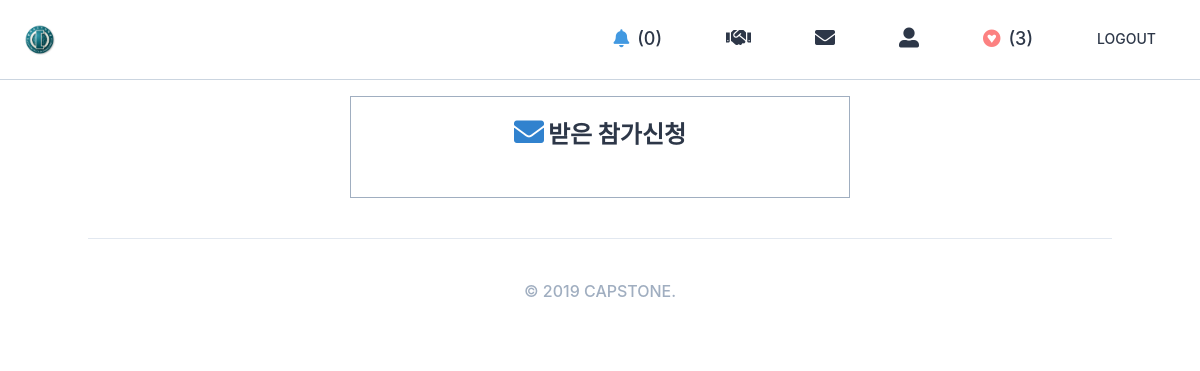
Before: /users/notifications/1/ with the older database file.
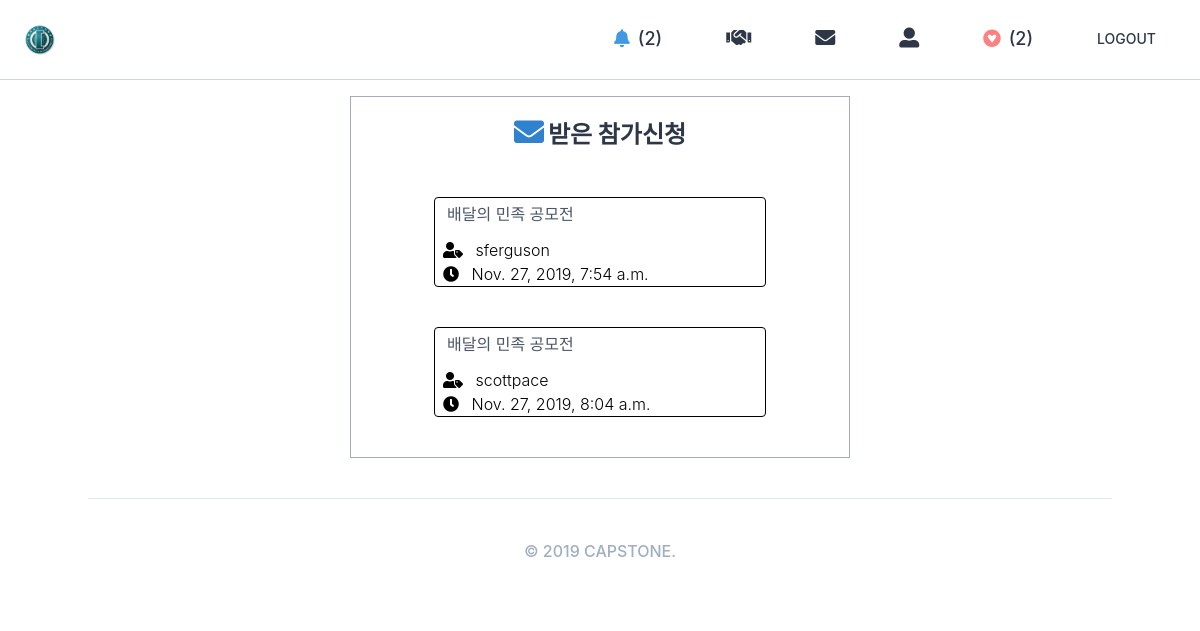
After: the same page with the newer database file.
### users/models.py (models this page shows)
class User(AbstractUser):
    GENDER_MALE = "male"
    GENDER_FEMALE = "female"
    GENDER_CHOICES = (
        (GENDER_MALE, "남성"),
        (GENDER_FEMALE, "여성"),
    )
    MAJOR_1 = "글로벌지역학"
    MAJOR_2 = "EU전공"
    MAJOR_3 = "GlobalBusiness"
    MAJOR_4 = "TESOL영어학전공"
    MAJOR_5 = "광고PR브랜딩전공"
    MAJOR_6 = "교육학"
    MAJOR_7 = "국가리더전공"
    MAJOR_8 = "국제금융학과"
    MAJOR_9 = "국제스포츠레저전공"
    MAJOR_10 = "그리스불가리아학과"
    MAJOR_11 = "남아프리카어전공"
    MAJOR_12 = "독일어통번역학과"
    MAJOR_13 = "동아프리카어전공"
    MAJOR_14 = "동유럽학대학"
    MAJOR_15 = "러시아학과"
    MAJOR_16 = "루마니아어과"
    MAJOR_17 = "말레이인도네시아어통번역학과"
    MAJOR_18 = "문화콘텐츠학전공"
    MAJOR_19 = "바이오메디컬공학전공"
    MAJOR_20 = "방송영상뉴미디어전공"
    MAJOR_21 = "브라질학과"
    MAJOR_22 = "사학과"
    MAJOR_23 = "산업경영공학과"
    MAJOR_24 = "생명공학과"
    MAJOR_25 = "서아프리카어전공"
    MAJOR_26 = "세계문화예술경영전공"
    MAJOR_27 = "세르비아크로아티아어과"
    MAJOR_28 = "수학과"
    MAJOR_29 = "스페인어통번역학과"
    MAJOR_30 = "아랍어통번역학과"
    MAJOR_31 = "아프리카학부"
    MAJOR_32 = "언론정보전공"
    MAJOR_33 = "언어인지과학과"
    MAJOR_34 = "영미권통상통번역전공"
    MAJOR_35 = "영미문학번역전공"
    MAJOR_36 = "영어통번역학부"
    MAJOR_37 = "영어통번역학전공"
    MAJOR_38 = "우크라이나어과"
    MAJOR_39 = "융복합소프트웨어전공"
    MAJOR_40 = "이탈리아어통번역학과"
    MAJOR_41 = "인도학과"
    MAJOR_42 = "일본어통번역학과"
    MAJOR_43 = "전자공학과"
    MAJOR_44 = "전자물리학과"
    MAJOR_45 = "정보기록학전공"
    MAJOR_46 = "정보통신공학과"
    MAJOR_47 = "정치외교학과"
    MAJOR_48 = "중국어통번역학과"
    MAJOR_49 = "중앙아시아학과"
    MAJOR_50 = "지식콘텐츠전공"
    MAJOR_51 = "철학과"
    MAJOR_52 = "체코슬로바키아어과"
    MAJOR_53 = "컴퓨터전자시스템공학전공"
    MAJOR_54 = "태국어통번역학과"
    MAJOR_55 = "통계학과"
    MAJOR_56 = "폴란드어과"
    MAJOR_57 = "프랑스학과"
    MAJOR_58 = "한국학과"
    MAJOR_59 = "행정학과"
    MAJOR_60 = "헝가리어과"
    MAJOR_61 = "화학과"
    MAJOR_62 = "환경학과"
    MAJOR_CHOICES = (
        (MAJOR_1, "글로벌지역학"),
        (MAJOR_2, "EU전공"),
        (MAJOR_3, "GlobalBusiness"),
        (MAJOR_4, "TESOL영어학전공"),
        (MAJOR_5, "광고PR브랜딩전공"),
        (MAJOR_6, "교육학"),
        (MAJOR_7, "국가리더전공"),
        (MAJOR_8, "국제금융학과"),
        (MAJOR_9, "국제스포츠레저전공"),
        (MAJOR_10, "그리스불가리아학과"),
        (MAJOR_11, "남아프리카어전공"),
        (MAJOR_12, "독일어통번역학과"),
        (MAJOR_13, "동아프리카어전공"),
        (MAJOR_14, "동유럽학대학"),
        (MAJOR_15, "러시아학과"),
        (MAJOR_16, "루마니아어과"),
        (MAJOR_17, "말레이인도네시아어통번역학과"),
        (MAJOR_18, "문화콘텐츠학전공"),
        (MAJOR_19, "바이오메디컬공학전공"),
        (MAJOR_20, "방송영상뉴미디어전공"),
        (MAJOR_21, "브라질학과"),
        (MAJOR_22, "사학과"),
        (MAJOR_23, "산업경영공학과"),
        (MAJOR_24, "생명공학과"),
        (MAJOR_25, "서아프리카어전공"),
        (MAJOR_26, "세계문화예술경영전공"),
        (MAJOR_27, "세르비아크로아티아어과"),
        (MAJOR_28, "수학과"),
        (MAJOR_29, "스페인어통번역학과"),
        (MAJOR_30, "아랍어통번역학과"),
        (MAJOR_31, "아프리카학부"),
        (MAJOR_32, "언론정보전공"),
        (MAJOR_33, "언어인지과학과"),
        (MAJOR_34, "영미권통상통번역전공"),
        (MAJOR_35, "영미문학번역전공"),
        (MAJOR_36, "영어통번역학부"),
        (MAJOR_37, "영어통번역학전공"),
        (MAJOR_38, "우크라이나어과"),
        (MAJOR_39, "융복합소프트웨어전공"),
        (MAJOR_40, "이탈리아어통번역학과"),
        (MAJOR_41, "인도학과"),
        (MAJOR_42, "일본어통번역학과"),
        (MAJOR_43, "전자공학과"),
        (MAJOR_44, "전자물리학과"),
        (MAJOR_45, "정보기록학전공"),
        (MAJOR_46, "정보통신공학과"),
        (MAJOR_47, "정치외교학과"),
        (MAJOR_48, "중국어통번역학과"),
        (MAJOR_49, "중앙아시아학과"),
        (MAJOR_50, "지식콘텐츠전공"),
        (MAJOR_51, "철학과"),
        (MAJOR_52, "체코슬로바키아어과"),
        (MAJOR_53, "컴퓨터전자시스템공학전공"),
        (MAJOR_54, "태국어통번역학과"),
        (MAJOR_55, "통계학과"),
        (MAJOR_56, "폴란드어과"),
        (MAJOR_57, "프랑스학과"),
        (MAJOR_58, "한국학과"),
        (MAJOR_59, "행정학과"),
        (MAJOR_60, "헝가리어과"),
        (MAJOR_61, "화학과"),
        (MAJOR_62, "환경학과"),
    )
    LOGIN_EMAIL = "email"
    LOGIN_KAKAO = "kakao"
    LOGIN_CHOICES = (
        (LOGIN_EMAIL, "EMAIL"),
        (LOGIN_KAKAO, "KAKAO"),
    )
    gender = models.CharField(choices=GENDER_CHOICES, max_length=10, blank=True)
    bio = models.TextField(default="")
    major = models.CharField(choices=MAJOR_CHOICES, max_length=20, blank=True)
    login_method = models.CharField(
        choices=LOGIN_CHOICES, max_length=50, default=LOGIN_EMAIL
    )
    objects = core_managers.CustomUserManager()
    def get_absolute_url(self):
        return reverse("users:profile", kwargs={"pk": self.pk})

### lists/models.py (models this page shows, shortened)
class List(core_models.TimeStampedModel):
    name = models.CharField(max_length=80)
    user = models.OneToOneField(
        "users.User", related_name="list", on_delete=models.CASCADE
    )
    projects = models.ManyToManyField("projects.Project", related_name="lists", blank=True)
    def count_projects(self):
        return self.projects.count()
    count_projects.short_description = "Number of Projects"

### applyto/models.py (models this page shows)
class Apply(core_models.TimeStampedModel):
    project = models.ForeignKey(
        "projects.Project", related_name="apply", on_delete=models.CASCADE
    )
    apply_user = models.ForeignKey(
        "users.User", related_name="apply_user", on_delete=models.CASCADE
    )
    applyto = models.ForeignKey(
        "users.User", related_name="applyto", on_delete=models.CASCADE, null=True
    )

### projects/models.py (models this page shows, shortened)
class Project(core_models.TimeStampedModel):
    name = models.CharField(max_length=140)
    description = models.TextField()
    on_market = models.BooleanField(default=False)
    categories = models.ManyToManyField("Category", related_name="projects", blank=True)
    host = models.ForeignKey(
        "users.User", related_name="project_host", on_delete=models.CASCADE
    )
    def __str__(self):
        return self.name

### users/views.py (the view)
# urls.py: path("notifications/<int:pk>/", views.notification, name="notifications"),
def notification(request, pk):
    the_user = models.User.objects.get_or_none(pk=pk)
    context = {
        "user": the_user
    }
    return render(request, "partials/notifications.html", context)

### core/managers.py (called while the page is built)
    def get_or_none(self, **kwargs):
        try:
            return self.get(**kwargs)
        except self.model.DoesNotExist:
            return None

### templates/partials/notifications.html (shortened to what this page needs)
{% extends "base.html" %}
{% block content %}
<div class="h-75vh">
    <div class="container lg:w-5/12 md:w-1/2 xl:w-1/4 mx-auto my-10 flex flex-col items-center border pt-5 border-gray-500">
        <h3 class="mb-6 text-2xl font-bold"><i class="fas fa-envelope text-3xl mr-1 text-blue-600 font-bold"></i>받은 참가신청</h3>
        <div class="mx-1 mt-5 flex flex-col w-2/3">
                {% for apply in user.applyto.all %}
                    {% include "mixins/apply-card.html" with apply=apply %}
                {% endfor %}
        </div>
    </div>
</div>
{% endblock content %}

### templates/partials/nav.html (shortened to what this page needs)
<ul class="flex items-center text-sm font-medium h-full">
    {% if user.is_authenticated %}
        <li class="nav_link text-lg pro_zoom"><a href="{% url 'users:notifications' user.pk %}"><i class="fas fa-bell text-lg mr-2 text-blue-500"></i>({{user.applyto.count}})</a></li>
        <li class="nav_link pro_zoom"><a href="{% url 'projects:create' %}"><i class="fas fa-handshake text-xl"></i></a></li>
        <li class="nav_link pro_zoom"><a href="{% url 'users:conversations' user.pk %}"><i class="fas fa-envelope text-xl"></i></a></li>
        <li class="nav_link pro_zoom"><a href="{{user.get_absolute_url}}"><i class="fas fa-user-alt text-xl"></i></a></li>
        <li class="nav_link text-lg pro_zoom"><a href="{% url 'lists:see-favs' %}"><i class="fab fa-gratipay text-lg mr-2 text-red-400"></i>({{user.list.projects.count}})</a></li>
        <li class="nav_link pro_zoom"><a href="{% url 'users:logout' %}">LOGOUT</a></li>
    {% else %}
        <li class="nav_link pro_zoom"><a href="{% url 'users:login' %}">LOGIN</a></li>
        <li class="nav_link pro_zoom"><a href="{% url 'users:signup' %}">JOIN</a></li>
    {% endif %}
</ul>

### templates/mixins/apply-card.html (shortened to what this page needs)
<div class="w-full mb-10 px-2 overflow-hidden border border-black rounded pro_zoom">
    <a href="{% url 'applyto:detail' apply.pk %}">
        <div class="flex mb-2 truncate">
            <div class="w-full overflow-hidden flex">
                <span class="text-gray-700 block truncate p-1 mr-2">
                     {{apply.project}}
                </span>
            </div>
        </div>
        <span class="text-black w-11/12 block truncate mr-2">
            <i class="fas fa-user-tag mr-2"></i> {{apply.apply_user}}
        </span>
        <span class="text-black w-11/12 block truncate mr-2">
            <i class="fas fa-clock mr-2"></i> {{apply.created}}
        </span>
    </a>
</div>

Changed rows visible on the page:
computed for User: applyto.count "0" → "2"; list.projects.count "3" → "2"
added Apply: project "배달의 민족 공모전", apply_user "sferguson", created "Nov. 27, 2019, 7:54 a.m."
added Apply: project "배달의 민족 공모전", apply_user "scottpace", created "Nov. 27, 2019, 8:04 a.m."
